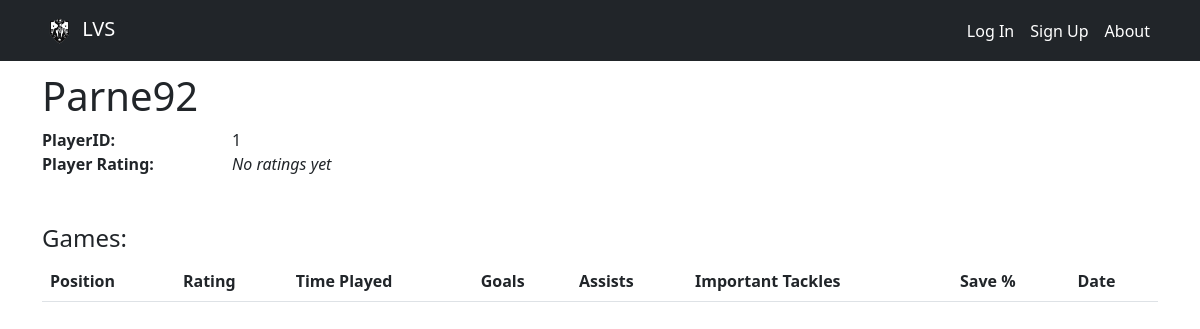
/1, run on an earlier commit of the app's database.
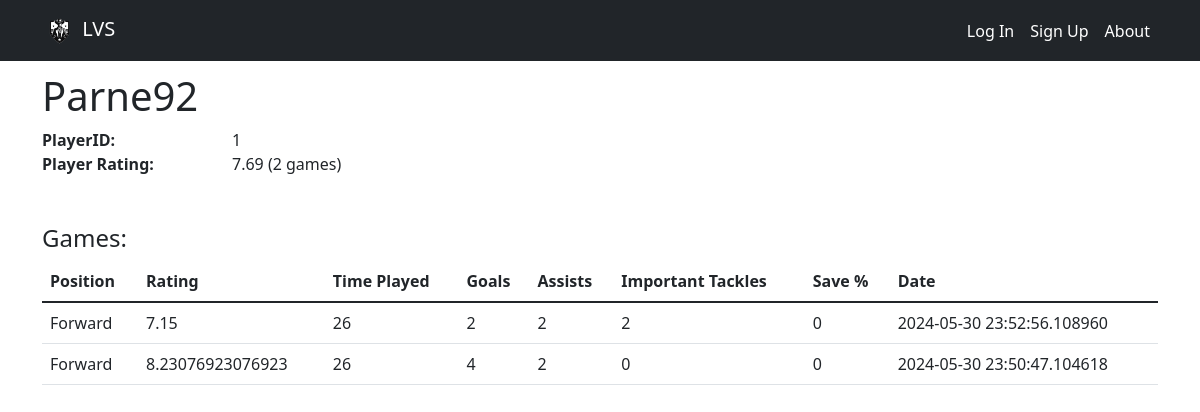
And on a later commit of the database.
### models.py (models this page shows, shortened)
class Player(UserMixin, db.Model):
    __tablename__ = 'player'
    id = db.Column(Integer, primary_key=True)
    username = db.Column(String(20), unique = True)
    password = db.Column(db.String(100))
    rating = db.Column(Float)

class Game(db.Model):
    __tablename__ = 'game'
    id = db.Column(Integer, primary_key = True)
    position = db.Column(String(10))
    playerid = Column(Integer, ForeignKey('player.id', ondelete="CASCADE"))
    rating = Column(Float)
    game_date = Column(DateTime)
    goals = Column(Integer)
    assists = Column(Integer)
    tackles = Column(Integer)
    saves = Column(Integer)
    time = Column(Integer)

### app.py (the view)
@app.route('/<int:id>', methods=['GET'])
def player(id):
    player = Player.query.where(Player.id == id).first()
    games = Game.query.where(Game.playerid == id).order_by(Game.game_date.desc())
    return render_template('details.html', player = player, games=games)

### app.py (called while the page is built)
@app.context_processor
def utility_processor():
    def games_rating(id):
        games = Game.query.where(Game.playerid == id)
        ratings = []
        game_count = 0
        for game in games:
            ratings += [game.rating]
            game_count += 1
        avg_rating = sum(ratings) / len(ratings) if ratings else 0
        avg_rating = "{:.2f}".format(avg_rating)
        return {'avg_rating': avg_rating, 'game_count': game_count}
    return dict(games_rating=games_rating)

### templates/details.html (shortened to what this page needs)
{% extends "base.html" %}
{% block head %}
    {{ super() }}
{% endblock %}
{% block content %}
  <h1>{{ player.username }}</h1>
  <div class="row">
      <div class="col-md-2 fw-bold">PlayerID:</div>
      <div class="col">{{ player.id }}</div>
  </div>
  <div class="row">
    <div class="col-md-2 fw-bold">Player Rating:</div>
    <div class="col">{% include "games_rating.html" %}</div>
</div>
  <h4 class="mt-5">Games:</h4>
    {% if games %}
        <table class="table">
            <thead>
                <tr>
                    <th>Position</th>
                    <th>Rating</th>
                    <th>Time Played</th>
                    <th>Goals</th>
                    <th>Assists</th>
                    <th>Important Tackles</th>
                    <th>Save %</th>
                    <th>Date</th>
                </tr>
            </thead>
            <tbody>
                {% for game in games %}
                    <tr>
                        <td>{{ game.position }}</td>
                        <td>{{ game.rating }}</td>
                        <td>{{ game.time }}</td>
                        <td>{{ game.goals }}</td>
                        <td>{{ game.assists }}</td>
                        <td>{{ game.tackles }}</td>
                        <td>{{ game.saves }}</td>
                        <td>{{ game.game_date }}</td>
                    </tr>
                {% endfor %}
            </tbody>
        </table>
    {% else %}
        <p>This user has not played any games yet!</p>
    {% endif %}
{% endblock %}

### templates/base.html (shortened to what this page needs)
<!DOCTYPE html>
<html lang="en">
<head>
    {% block head %}
        <link rel="stylesheet" href="https://cdn.jsdelivr.net/npm/bootstrap@5.1.3/dist/css/bootstrap.min.css">
        <link rel="stylesheet" href="https://cdnjs.cloudflare.com/ajax/libs/font-awesome/6.0.0/css/all.min.css" />
        {% endblock %}
</head>
<body>
    <nav class="navbar navbar-expand-md navbar-dark fixed-top bg-dark">
        <div class="container">
          <a class="navbar-brand" href="/">
            <img src="../static/Dark Logo.png" alt="" width="35" height="35">
               LVS
          </a>
          <div class="collapse navbar-collapse" id="navbarCollapse">
            <ul class="navbar-nav navbar-dark bg-dark mb-md-0 ms-auto">
                      {% if not current_user.is_authenticated %}
                      <a class="nav-link" href="{{ url_for('login') }}" style="color: white;">Log In</a>
                      <a class="nav-link" href="{{ url_for('signup') }}" style="color: white;">Sign Up</a>
                      {% endif %}
                      <a class="nav-link" href="{{ url_for('about') }}" style="color: white;">About</a>
            </ul>
          </div>
        </div>
      </nav>
      <main class="container">
        {% block content %}{% endblock %}
      </main>
</body>
</html>

### templates/games_rating.html (shortened to what this page needs)
{% if games_rating(player.id)["game_count"] %}
    <span class="score">
        <span class="align-top">
            {{ games_rating(player.id)["avg_rating"]|float }} ({{games_rating(player.id)["game_count"]}} {% if games_rating(player.id)["game_count"] == 1 %} game{% else %} games{% endif %})
        </span>
    </span>
{% else %}
  <span class="fst-italic">No ratings yet</span>
{% endif %}

### templates/details.html (style rules this page uses)
body { min-height: 75rem; padding-top: 4.5rem; }

What changed in the data, as far as the page shows it:
added Game: rating.rating "7.69", rating.rating "2", position "Forward", rating "8.23076923076923", time "26", goals "4", assists "2", tackles "0", saves "0", game_date "2024-05-30 23:50:47.104618"
added Game: position "Forward", rating "7.15", time "26", goals "2", assists "2", tackles "2", saves "0", game_date "2024-05-30 23:52:56.108960"
Also different on the page:
text no longer shown: "No ratings yet"
text now shown: "( games )"
